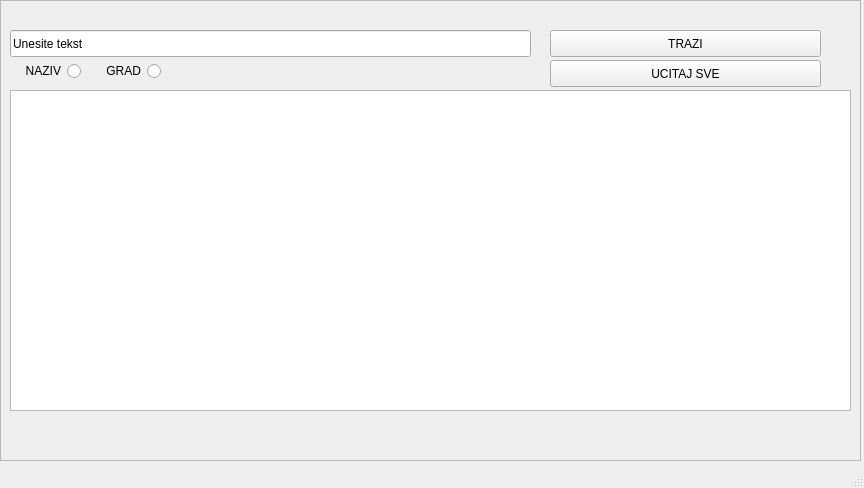
<?xml version="1.0" encoding="UTF-8"?>
<ui version="4.0">
 <class>MainWindow</class>
 <widget class="QMainWindow" name="MainWindow">
  <property name="geometry">
   <rect>
    <x>0</x>
    <y>0</y>
    <width>864</width>
    <height>488</height>
   </rect>
  </property>
  <property name="windowTitle">
   <string>MainWindow</string>
  </property>
  <widget class="QWidget" name="centralwidget">
   <widget class="QFrame" name="frame">
    <property name="enabled">
     <bool>true</bool>
    </property>
    <property name="geometry">
     <rect>
      <x>0</x>
      <y>0</y>
      <width>861</width>
      <height>461</height>
     </rect>
    </property>
    <property name="layoutDirection">
     <enum>Qt::RightToLeft</enum>
    </property>
    <property name="autoFillBackground">
     <bool>true</bool>
    </property>
    <property name="frameShape">
     <enum>QFrame::StyledPanel</enum>
    </property>
    <property name="frameShadow">
     <enum>QFrame::Raised</enum>
    </property>
    <widget class="QLineEdit" name="lineEdit">
     <property name="geometry">
      <rect>
       <x>10</x>
       <y>30</y>
       <width>521</width>
       <height>27</height>
      </rect>
     </property>
     <property name="layoutDirection">
      <enum>Qt::RightToLeft</enum>
     </property>
     <property name="text">
      <string>Unesite tekst</string>
     </property>
    </widget>
    <widget class="QPushButton" name="pushButton">
     <property name="geometry">
      <rect>
       <x>550</x>
       <y>30</y>
       <width>271</width>
       <height>27</height>
      </rect>
     </property>
     <property name="text">
      <string>TRAZI</string>
     </property>
    </widget>
    <widget class="QRadioButton" name="radioButton">
     <property name="geometry">
      <rect>
       <x>10</x>
       <y>60</y>
       <width>71</width>
       <height>22</height>
      </rect>
     </property>
     <property name="text">
      <string>NAZIV</string>
     </property>
    </widget>
    <widget class="QRadioButton" name="radioButton_2">
     <property name="geometry">
      <rect>
       <x>90</x>
       <y>60</y>
       <width>71</width>
       <height>22</height>
      </rect>
     </property>
     <property name="text">
      <string>GRAD</string>
     </property>
    </widget>
    <widget class="QPushButton" name="pushButton_3">
     <property name="geometry">
      <rect>
       <x>550</x>
       <y>60</y>
       <width>271</width>
       <height>27</height>
      </rect>
     </property>
     <property name="text">
      <string>UCITAJ SVE</string>
     </property>
    </widget>
    <widget class="QTableWidget" name="tableWidget">
     <property name="geometry">
      <rect>
       <x>10</x>
       <y>90</y>
       <width>841</width>
       <height>321</height>
      </rect>
     </property>
     <property name="layoutDirection">
      <enum>Qt::LeftToRight</enum>
     </property>
    </widget>
   </widget>
  </widget>
  <widget class="QStatusBar" name="statusbar"/>
 </widget>
 <resources/>
 <connections/>
</ui>
